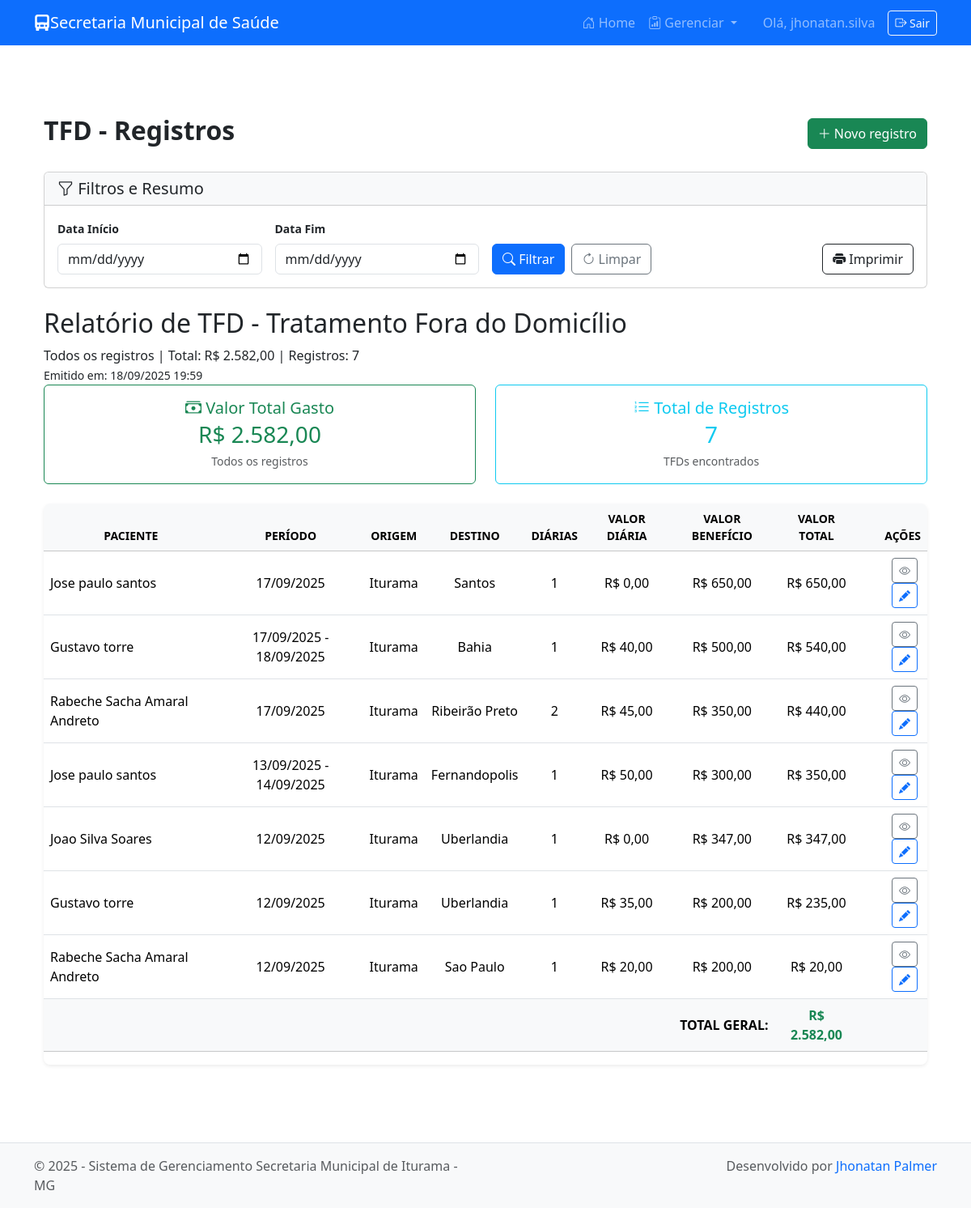
/tfd/ (signed in), run on an earlier commit of the app's database.
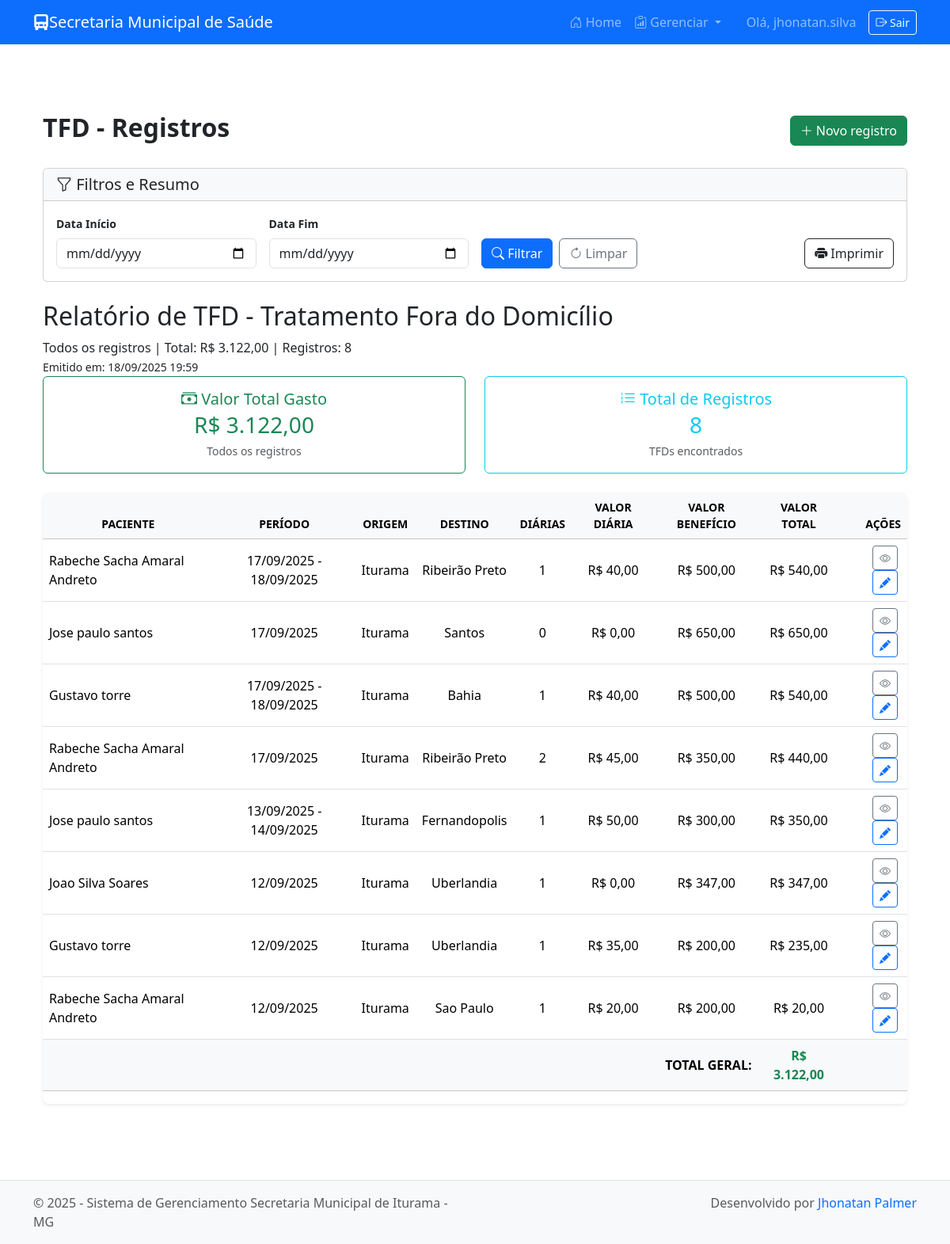
And on a later commit of the database.
### tfd/models.py (models this page shows, shortened)
class TFD(models.Model):
	paciente = models.ForeignKey(
		'pacientes.Paciente', on_delete=models.SET_NULL, null=True, blank=True,
		help_text='Opcional: vincular a um paciente já cadastrado')
	paciente_nome = models.CharField('Nome do paciente', max_length=150)
	paciente_cpf = models.CharField('CPF', max_length=14, blank=True, null=True)
	paciente_cns = models.CharField('CNS', max_length=20, blank=True, null=True)
	paciente_endereco = models.TextField('Endereço', max_length=300, blank=True)
	paciente_telefone = models.CharField('Telefone', max_length=30, blank=True)
	cidade_origem = models.CharField('Cidade de origem', max_length=100, default='Iturama', editable=False)
	cidade_destino = models.CharField('Cidade de destino', max_length=150, blank=True)
	data_inicio = models.DateField('Data início', null=True, blank=True)
	data_fim = models.DateField('Data fim', null=True, blank=True)
	numero_diarias = models.PositiveIntegerField('Número de diárias', default=1)
	valor_diaria = models.DecimalField('Valor da diária', max_digits=10, decimal_places=2)
	valor_beneficio = models.DecimalField('Valor do benefício', max_digits=12, decimal_places=2, default=0)
	valor_total = models.DecimalField('Valor total', max_digits=12, decimal_places=2)
	observacoes = models.TextField('Observações', blank=True)
	criado_em = models.DateTimeField(auto_now_add=True)
	atualizado_em = models.DateTimeField(auto_now=True)
	class Meta:
		verbose_name = 'TFD'
		verbose_name_plural = 'TFD'
		ordering = ['-data_inicio', '-criado_em']

### pacientes/models.py (models this page shows, shortened)
class Paciente(models.Model):
    nome = models.CharField(max_length=150)
    cpf = models.CharField(max_length=11, blank=True, null=True, unique=True, validators=[validate_cpf])
    cns = models.CharField(max_length=15, blank=True, null=True)
    data_nascimento = models.DateField()
    endereco = models.TextField(max_length=30)
    telefone = models.CharField(max_length=20, blank=True)

### tfd/views.py (the view)
# urls.py: path('', views.TFDListView.as_view(), name='tfd-list'),
class TFDListView(LoginRequiredMixin, ListView):
    login_url = '/accounts/login/'
    model = TFD
    template_name = 'tfd/tfd_list.html'
    context_object_name = 'tfds'
    def get_queryset(self):
        qs = super().get_queryset()
        start = self.request.GET.get('start_date')
        end = self.request.GET.get('end_date')
        s = parse_date(start) if start else None
        e = parse_date(end) if end else None
        if s and e:
            qs = qs.annotate(record_end=Coalesce('data_fim', 'data_inicio'))
            qs = qs.filter(Q(data_inicio__lte=e) & Q(record_end__gte=s))
        elif s:
            qs = qs.annotate(record_end=Coalesce('data_fim', 'data_inicio'))
            qs = qs.filter(record_end__gte=s)
        elif e:
            qs = qs.filter(data_inicio__lte=e)
        return qs
    def get_context_data(self, **kwargs):
        ctx = super().get_context_data(**kwargs)
        ctx['filter_start'] = self.request.GET.get('start_date', '')
        ctx['filter_end'] = self.request.GET.get('end_date', '')
        queryset = self.get_queryset()
        valor_total_geral = queryset.aggregate(total=Sum('valor_total'))['total'] or 0
        ctx['valor_total_geral'] = valor_total_geral
        start_date = self.request.GET.get('start_date', '')
        end_date = self.request.GET.get('end_date', '')
        if start_date or end_date:
            if start_date and end_date:
                ctx['periodo_filtro'] = f"Período: {parse_date(start_date).strftime('%d/%m/%Y')} a {parse_date(end_date).strftime('%d/%m/%Y')}"
            elif start_date:
                ctx['periodo_filtro'] = f"A partir de: {parse_date(start_date).strftime('%d/%m/%Y')}"
            elif end_date:
                ctx['periodo_filtro'] = f"Até: {parse_date(end_date).strftime('%d/%m/%Y')}"
        else:
            ctx['periodo_filtro'] = "Todos os registros"
        ctx['today'] = timezone.now()
        return ctx

### tfd/templatetags/currency_filters.py (called while the page is built)
@register.filter
def br_currency(value):
    try:
        v = float(value)
    except Exception:
        return value
    s = f"{v:,.2f}"
    s = s.replace(',', 'X').replace('.', ',').replace('X', '.')
    return f"R$ {s}"

### tfd/templates/tfd/tfd_list.html (shortened to what this page needs)
{% extends 'base.html' %}
{% load currency_filters %}
{% block content %}
<div class="container py-5">
    <div class="d-flex justify-content-between align-items-center mb-4 no-print">
        <h2 class="fw-bold">TFD - Registros</h2>
        {% if user.is_authenticated %}
            <a href="{% url 'tfd-create' %}" class="btn btn-success">
                <i class="bi bi-plus-lg"></i> Novo registro
            </a>
        {% endif %}
    </div>
    <div class="card mb-4 no-print">
        <div class="card-header bg-light">
            <h5 class="mb-0"><i class="bi bi-funnel"></i> Filtros e Resumo</h5>
        </div>
        <div class="card-body">
            <form method="get" class="row g-3 align-items-end">
                <div class="col-md-3">
                    <label class="form-label small fw-bold">Data Início</label>
                    <input type="date" name="start_date" value="{{ filter_start }}" class="form-control">
                </div>
                <div class="col-md-3">
                    <label class="form-label small fw-bold">Data Fim</label>
                    <input type="date" name="end_date" value="{{ filter_end }}" class="form-control">
                </div>
                <div class="col-md-6 d-flex align-items-end gap-2">
                    <button type="submit" class="btn btn-primary">
                        <i class="bi bi-search"></i> Filtrar
                    </button>
                    <a href="{% url 'tfd-list' %}" class="btn btn-outline-secondary">
                        <i class="bi bi-arrow-clockwise"></i> Limpar
                    </a>
                    <a href="javascript:window.print()" class="btn btn-outline-dark ms-auto">
                        <i class="bi bi-printer-fill"></i> Imprimir
                    </a>
                </div>
            </form>
        </div>
    </div>
    {% if tfds %}
    <div class="print-area">
        <div class="report-header">
            <h2>Relatório de TFD - Tratamento Fora do Domicílio</h2>
            <div class="report-summary">
                {{ periodo_filtro }} | Total: {{ valor_total_geral|br_currency }} | Registros: {{ tfds|length }}
            </div>
            <small>Emitido em: {{ today|date:"d/m/Y H:i" }}</small>
        </div>
    <div class="row mb-4 no-print">
        <div class="col-md-6">
            <div class="card border-success">
                <div class="card-body text-center">
                    <h5 class="card-title text-success mb-1">
                        <i class="bi bi-cash-stack"></i> Valor Total Gasto
                    </h5>
                    <h3 class="text-success mb-1">{{ valor_total_geral|br_currency }}</h3>
                    <small class="text-muted">{{ periodo_filtro }}</small>
                </div>
            </div>
        </div>
        <div class="col-md-6">
            <div class="card border-info">
                <div class="card-body text-center">
                    <h5 class="card-title text-info mb-1">
                        <i class="bi bi-list-ol"></i> Total de Registros
                    </h5>
                    <h3 class="text-info mb-1">{{ tfds|length }}</h3>
                    <small class="text-muted">TFDs encontrados</small>
                </div>
            </div>
        </div>
    </div>
    <div class="table-responsive shadow-sm rounded-3 overflow-hidden">
        <table class="table table-hover align-middle">
            <thead class="table-light">
                <tr class="text-center text-uppercase small">
                    <th>Paciente</th>
                    <th>Período</th>
                    <th>Origem</th>
                    <th>Destino</th>
                    <th>Diárias</th>
                    <th>Valor diária</th>
                    <th>Valor Benefício</th>
                    <th>Valor Total</th>
                    <th class="no-print text-end">Ações</th>
                </tr>
            </thead>
            <tbody>
                {% for t in tfds %}
                <tr class="text-center">
                    <td class="text-start">{% if t.paciente %}{{ t.paciente.nome }}{% else %}{{ t.paciente_nome }}{% endif %}</td>
                    <td>
                        {% if t.data_inicio %}{{ t.data_inicio|date:"d/m/Y" }}{% endif %}
                        {% if t.data_fim and t.data_fim != t.data_inicio %} - {{ t.data_fim|date:"d/m/Y" }}{% endif %}
                    </td>
                    <td>{{ t.cidade_origem }}</td>
                    <td>{{ t.cidade_destino }}</td>
                    <td>{{ t.numero_diarias }}</td>
                    <td>{{ t.valor_diaria|br_currency }}</td>
                    <td>{{ t.valor_beneficio|br_currency }}</td>
                    <td>{{ t.valor_total|br_currency }}</td>
                    <td class="no-print text-end">
                        {% if user.is_authenticated %}
                            <a href="{% url 'tfd-detail' t.pk %}" class="btn btn-sm btn-outline-secondary me-1" title="Ver detalhes">
                                <i class="bi bi-eye"></i>
                            </a>
                            <a href="{% url 'tfd-update' t.pk %}" class="btn btn-sm btn-outline-primary me-1" title="Editar registro">
                                <i class="bi bi-pencil-fill"></i>
                            </a>
                        {% else %}
                            <span class="text-muted small">Login necessário</span>
                        {% endif %}
                    </td>
                </tr>
                {% endfor %}
            </tbody>
            <tfoot class="table-light">
                <tr class="fw-bold text-center border-top-2">
                    <td colspan="7" class="text-end">TOTAL GERAL:</td>
                    <td class="text-success">{{ valor_total_geral|br_currency }}</td>
                    <td class="no-print"></td>
                </tr>
            </tfoot>
        </table>
    </div>
    </div>
    {% else %}
    <div class="alert alert-info shadow-sm">Nenhum registro encontrado.</div>
    {% endif %}
</div>
{% endblock %}

### secretaria_it/templates/base.html (shortened to what this page needs)
<!DOCTYPE html>
<html lang="pt-br">
<head>
    <link href="https://cdn.jsdelivr.net/npm/bootstrap@5.3.2/dist/css/bootstrap.min.css" rel="stylesheet" />
    <link href="https://cdn.jsdelivr.net/npm/bootstrap-icons@1.10.5/font/bootstrap-icons.css" rel="stylesheet" />
</head>
<body>
    <nav class="navbar navbar-expand-lg navbar-dark bg-primary fixed-top">
        <div class="container">
            <a class="navbar-brand" href="{% url 'dashboard' %}">
                <i class="bi bi-truck-front-fill"></i>Secretaria Municipal de Saúde
            </a>
            <div class="collapse navbar-collapse" id="navbarNav">
                <ul class="navbar-nav ms-auto">
                    <li class="nav-item">
                        <a class="nav-link" href="{% url 'dashboard' %}">
                            <i class="bi bi-house-door"></i> Home
                        </a>
                    </li>
                    {% if user.is_authenticated %}
                    <li class="nav-item dropdown">
                        <a class="nav-link dropdown-toggle" href="#" id="navDropdown" role="button" data-bs-toggle="dropdown" aria-expanded="false">
                            <i class="bi bi-clipboard-data"></i> Gerenciar
                        </a>
                    </li>
                    <li class="nav-item d-flex align-items-center ms-3">
                        <span class="nav-link mb-0">Olá, {{ user.get_full_name|default:user.username }}</span>
                        <form method="post" action="{% url 'logout' %}" class="d-inline ms-2 mb-0">
                            <button type="submit" class="btn btn-outline-light btn-sm">
                                <i class="bi bi-box-arrow-right"></i> Sair
                            </button>
                        </form>
                    </li>
                    {% else %}
                    <li class="nav-item">
                        <a class="nav-link" href="{% url 'login' %}"><i class="bi bi-box-arrow-in-right"></i> Login</a>
                    </li>
                    {% endif %}
                </ul>
            </div>
        </div>
    </nav>
    <main class="container mt-4">
        {% block content %}{% endblock %}
    </main>
    <footer>
        <div class="container">
            <div class="row text-muted">
                <div class="col-md-6 text-md-start mb-2 mb-md-0">
                    &copy; {{ year|default:"2025" }} - Sistema de Gerenciamento Secretaria Municipal de Iturama - MG
                </div>
                <div class="col-md-6 text-md-end">
                    Desenvolvido por <a href="https://www.instagram.com/jhonatan.babu/" target="_blank" class="text-decoration-none">Jhonatan Palmer</a>
                </div>
            </div>
        </div>
    </footer>
</body>
</html>

### secretaria_it/templates/base.html (style rules this page uses)
body { padding-top: 70px; }
footer { background-color: #f8f9fa; padding: 1rem 0; text-align: center; margin-top: 3rem; border-top: 1px solid #dee2e6; }

What changed in the data, as far as the page shows it:
added TFD: paciente.nome "Rabeche Sacha Amaral Andreto", data_inicio "17/09/2025", data_fim "18/09/2025", cidade_origem "Iturama", cidade_destino "Ribeirão Preto", numero_diarias "1", valor_diaria|br_currency "R$ 40,00", valor_beneficio|br_currency "R$ 500,00", valor_total|br_currency "R$ 540,00"
changed TFD "Santos": numero_diarias "1" → "0"
Also different on the page:
{{ valor_total_geral|br_currency }}: "R$ 2.582,00" → "R$ 3.122,00"
{{ tfds|length }}: "7" → "8"
